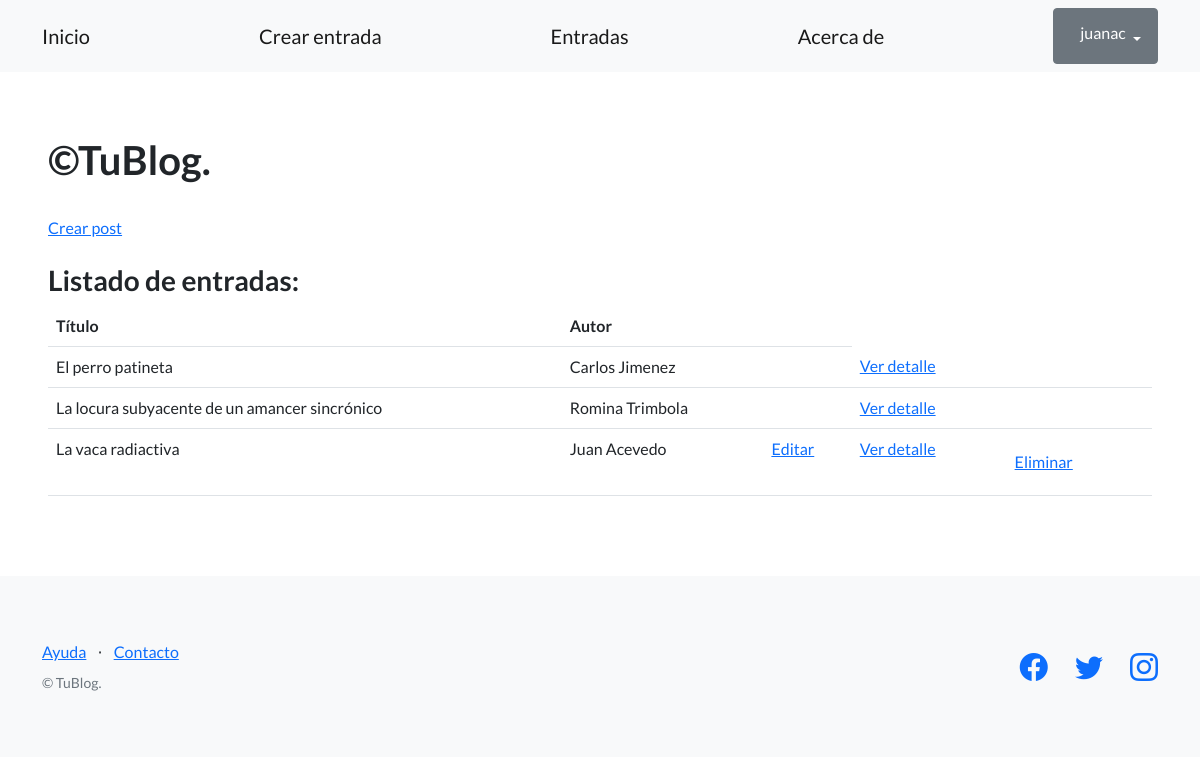
/entradas/ (signed in), run on the app's committed database.
### control_blog/models.py (models this page shows, shortened)
class Entrada(models.Model):
    titulo = models.CharField(max_length=64, default="ValorPredeterminado")
    autor = models.CharField(max_length=100)
    cuerpo = models.TextField(blank=True)
    fecha_publicacion = models.DateField(auto_now_add=True)
    creador = models.ForeignKey(User, on_delete=models.SET_NULL, null=True)

### blog/views.py (the view)
# urls.py: path("entradas/", listado_entradas, name="entradas"),
def listado_entradas(request):
    contexto = {
        "entrada": Entrada.objects.all(),
    }
    http_response = render(
        request=request,
        template_name='entradas.html',
        context=contexto,
    )
    return http_response

### templates_base/entradas.html (shortened to what this page needs)
{% extends "base.html"%}  {%block contenido %}
<h1>&copy;TuBlog.</h1>
<br />
<a href="{% url 'crear_post'%}">Crear post</a>
<br /><br />
<h3>Listado de entradas:</h3>
<table class="table">
  <tbody>
    <tr>
      <th>Título</th>
      <th>Autor</th>
      <th></th>
    </tr>
    {% for entradas in entrada %}
    <tr>
      <td>{{ entradas.titulo }}</td>
      <td>{{entradas.autor}}</td>
      <td>
        {% if user == entradas.creador %}
        <a href="{% url 'editar_entrada' entradas.titulo%}">Editar</a>
        {% endif %}
      </td>
      <td>
        <a href="{% url 'ver_entrada' titulo=entradas.titulo%}">Ver detalle</a>
      </td>
      <td>
        {% if user == entradas.creador %}
        <form
          action="{% url 'eliminar_entrada' entradas.titulo%}"
          method="post"
        >
          <input type="submit" class="btn btn-link" value="Eliminar" />
        </form>
        {% endif%}
      </td>
    </tr>
    {% endfor %}
  </tbody>
</table>
{%endblock contenido%}

### templates_base/base.html (shortened to what this page needs)
{% load static %}
<!DOCTYPE html>
<html lang="en">
  <head>
    <link
      href="https://cdn.jsdelivr.net/npm/bootstrap-icons@1.5.0/font/bootstrap-icons.css"
      rel="stylesheet"
      type="text/css"
    />
    <link href="{% static 'css/styles.css' %}" rel="stylesheet" />
  </head>
  <body>
    <nav class="navbar navbar-light bg-light static-top">
      <div class="container">
        <a class="navbar-brand" href="{% url 'inicio' %}">Inicio</a>
        <a class="navbar-brand" href="{% url 'crear_post'%}">Crear entrada</a>
        <a class="navbar-brand" href="{% url 'entradas' %}">Entradas</a>
        <a class="navbar-brand" href="{% url 'acerca_de'%}">Acerca de</a>
        {% if user.is_authenticated %}
        <div class="dropdown">
          <button
            class="btn btn-secondary dropdown-toggle"
            type="button"
            id="dropdownMenuButton1"
            data-bs-toggle="dropdown"
            aria-expanded="false"
          >
            <div style="display: inline-flex">
              <span>{{ user.username }}</span>
            </div>
          </button>
        </div>
        {% else %}
        <a class="btn btn-primary" href="{% url 'login'%}">Inicio sesión</a>
        <a class="btn btn-success" href="{% url 'registro'%}">Registro</a>
        {% endif %}
      </div>
    </nav>
    <section style="padding: 4rem 3rem">
      {% block contenido %} {% endblock contenido %}
    </section>
    <footer class="footer bg-light">
      <div class="container">
        <div class="row">
          <div class="col-lg-6 h-100 text-center text-lg-start my-auto">
            <ul class="list-inline mb-2">
              <li class="list-inline-item"><a href="#!">Ayuda</a></li>
              <li class="list-inline-item">⋅</li>
              <li class="list-inline-item"><a href="#!">Contacto</a></li>
            </ul>
            <p class="text-muted small mb-4 mb-lg-0">&copy; TuBlog.</p>
          </div>
          <div class="col-lg-6 h-100 text-center text-lg-end my-auto">
            <ul class="list-inline mb-0">
              <li class="list-inline-item me-4">
                <a href="https://www.facebook.com/Tublog"
                  ><i class="bi-facebook fs-3"></i
                ></a>
              </li>
              <li class="list-inline-item me-4">
                <a href="https://twitter.com/TuBlog"
                  ><i class="bi-twitter fs-3"></i
                ></a>
              </li>
              <li class="list-inline-item">
                <a href="https://www.instagram.com/Tublog"
                  ><i class="bi-instagram fs-3"></i
                ></a>
              </li>
            </ul>
          </div>
        </div>
      </div>
    </footer>
  </body>
</html>

### data on the page
Entrada: titulo "El perro patineta", autor "Carlos Jimenez"
Entrada: titulo "La locura subyacente de un amancer sincrónico", autor "Romina Trimbola"
Entrada: titulo "La vaca radiactiva", autor "Juan Acevedo", shows "Editar"

### other printed values
{{ user.username }} "juanac"
